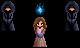

Below is a game level as drawn by its tile map, then a one-line description and the .tmx file that defines it, in full:
An orthogonal 5x3 tile map with 16x16 px tiles, 6 tile layers (Back, Buildings, Paths, Front, ...).

<map version="1.2" orientation="orthogonal" renderorder="right-down" width="5" height="3" tilewidth="16" tileheight="16" nextobjectid="48">
  <properties>
    <property name="Outdoors" value="T" />
    <property name="sw1" value="2282" />
    <property name="sw2" value="7086" />
    <property name="sw3" value="236" />
    <property name="sw4" value="269" />
    <property name="sw5" value="317" />
    <property name="sw6" value="240" />
  </properties>
  <tileset firstgid="1" name="Animated" columns="8" tilecount="96" tileheight="16" tilewidth="16">
    <image source="Animated.png" width="128" height="192" />
    <tile id="80">
      <animation>
        <frame tileid="80" duration="100" />
        <frame tileid="81" duration="100" />
        <frame tileid="82" duration="100" />
      </animation>
    </tile>
    <tile id="88">
      <animation>
        <frame tileid="88" duration="100" />
        <frame tileid="89" duration="100" />
        <frame tileid="90" duration="100" />
        <frame tileid="91" duration="100" />
        <frame tileid="92" duration="100" />
        <frame tileid="93" duration="100" />
        <frame tileid="94" duration="100" />
        <frame tileid="95" duration="100" />
      </animation>
    </tile>
    <tile id="83">
      <animation>
        <frame tileid="83" duration="100" />
        <frame tileid="84" duration="100" />
        <frame tileid="85" duration="100" />
      </animation>
    </tile>
    <tile id="64">
      <animation>
        <frame tileid="64" duration="450" />
        <frame tileid="65" duration="450" />
        <frame tileid="66" duration="450" />
        <frame tileid="67" duration="450" />
        <frame tileid="68" duration="450" />
        <frame tileid="69" duration="450" />
        <frame tileid="64" duration="450" />
        <frame tileid="64" duration="450" />
        <frame tileid="69" duration="450" />
        <frame tileid="69" duration="450" />
      </animation>
    </tile>
    <tile id="40">
      <animation>
        <frame tileid="40" duration="180" />
        <frame tileid="41" duration="180" />
        <frame tileid="42" duration="180" />
        <frame tileid="43" duration="180" />
        <frame tileid="44" duration="180" />
        <frame tileid="45" duration="180" />
        <frame tileid="46" duration="180" />
        <frame tileid="47" duration="180" />
      </animation>
    </tile>
    <tile id="32">
      <animation>
        <frame tileid="32" duration="180" />
        <frame tileid="33" duration="180" />
        <frame tileid="34" duration="180" />
        <frame tileid="35" duration="180" />
        <frame tileid="36" duration="180" />
        <frame tileid="37" duration="180" />
        <frame tileid="38" duration="180" />
        <frame tileid="39" duration="180" />
      </animation>
    </tile>
    <tile id="41" />
    <tile id="86">
      <animation>
        <frame tileid="86" duration="100" />
        <frame tileid="87" duration="100" />
        <frame tileid="79" duration="100" />
      </animation>
    </tile>
    <tile id="16">
      <animation>
        <frame tileid="16" duration="100" />
        <frame tileid="17" duration="100" />
        <frame tileid="18" duration="110" />
        <frame tileid="19" duration="260" />
        <frame tileid="20" duration="260" />
        <frame tileid="21" duration="260" />
        <frame tileid="22" duration="260" />
        <frame tileid="23" duration="260" />
      </animation>
    </tile>
    <tile id="24">
      <animation>
        <frame tileid="24" duration="110" />
        <frame tileid="25" duration="110" />
        <frame tileid="26" duration="110" />
      </animation>
    </tile>
    <tile id="59">
      <animation>
        <frame tileid="59" duration="200" />
        <frame tileid="60" duration="200" />
        <frame tileid="61" duration="200" />
        <frame tileid="62" duration="200" />
        <frame tileid="63" duration="200" />
        <frame tileid="59" duration="200" />
        <frame tileid="60" duration="200" />
        <frame tileid="56" duration="200" />
        <frame tileid="57" duration="200" />
        <frame tileid="58" duration="200" />
      </animation>
    </tile>
    <tile id="51">
      <animation>
        <frame tileid="51" duration="200" />
        <frame tileid="52" duration="200" />
        <frame tileid="53" duration="200" />
        <frame tileid="54" duration="200" />
        <frame tileid="55" duration="200" />
        <frame tileid="51" duration="200" />
        <frame tileid="52" duration="200" />
        <frame tileid="48" duration="200" />
        <frame tileid="49" duration="200" />
        <frame tileid="50" duration="200" />
      </animation>
    </tile>
  </tileset>
  <layer name="Back" opacity="1.0" width="5" height="3">
    <data encoding="csv">
0,0,0,0,0,
0,0,0,0,0,
0,0,0,0,0
</data>
  </layer>
  <layer name="Buildings" opacity="1.0" width="5" height="3">
    <data encoding="csv">
0,0,0,0,0,
73,0,0,0,73,
0,0,41,0,0
</data>
  </layer>
  <layer name="Paths" opacity="1.0" width="5" height="3">
    <data encoding="csv">
0,0,0,0,0,
0,0,0,0,0,
0,0,0,0,0
</data>
  </layer>
  <layer name="Front" opacity="1.0" width="5" height="3">
    <data encoding="csv">
65,0,0,0,65,
0,0,33,0,0,
0,0,0,0,0
</data>
  </layer>
  <layer name="AlwaysFront" opacity="1.0" width="5" height="3">
    <data encoding="csv">
0,0,84,0,0,
0,0,0,0,0,
0,0,0,0,0
</data>
  </layer>
  <layer name="AlwaysFront1" width="5" height="3">
    <data encoding="csv">
0,0,89,0,0,
0,0,0,0,0,
0,0,0,0,0
</data>
  </layer>
  <objectgroup name="Back" />
  <objectgroup name="Buildings" />
  <objectgroup name="Paths" />
  <objectgroup name="Front" />
  <objectgroup name="AlwaysFront" />
</map>
